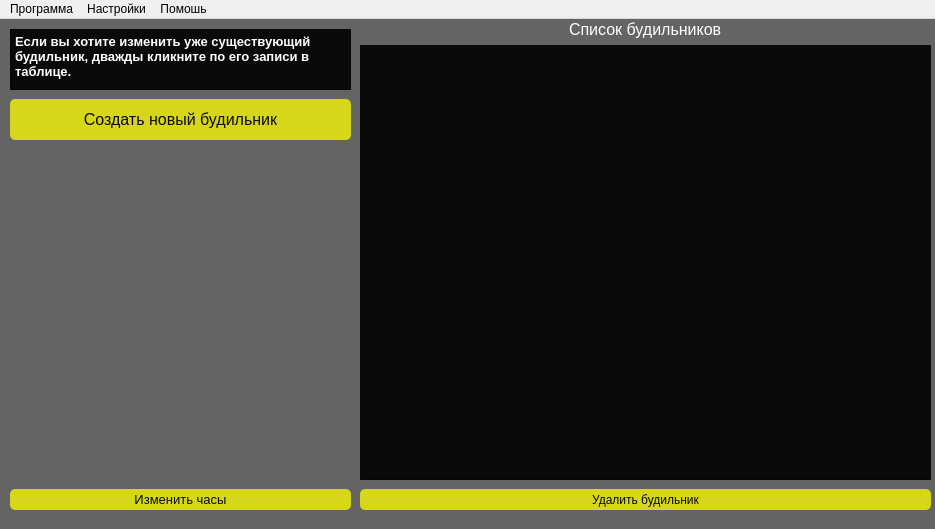
<?xml version="1.0" encoding="UTF-8"?>
<ui version="4.0">
 <class>Qt_alarm_clock</class>
 <widget class="QMainWindow" name="Qt_alarm_clock">
  <property name="geometry">
   <rect>
    <x>0</x>
    <y>0</y>
    <width>935</width>
    <height>529</height>
   </rect>
  </property>
  <property name="sizePolicy">
   <sizepolicy hsizetype="Preferred" vsizetype="Preferred">
    <horstretch>0</horstretch>
    <verstretch>0</verstretch>
   </sizepolicy>
  </property>
  <property name="baseSize">
   <size>
    <width>0</width>
    <height>0</height>
   </size>
  </property>
  <property name="windowTitle">
   <string>Qt Alarm Clock</string>
  </property>
  <property name="layoutDirection">
   <enum>Qt::LeftToRight</enum>
  </property>
  <property name="autoFillBackground">
   <bool>false</bool>
  </property>
  <property name="styleSheet">
   <string notr="true">QMainWindow {
	border-color: rgb(58, 255, 65);
	color: rgb(255, 255, 255);
	background-color: rgba(10, 10, 10, 100);
}

QMenu {
	color: rgb(255, 255, 255);
	background-color: rgb(10, 10, 10);
}

QWidget:item:selected {
	color: rgb(0, 0, 0);
    background-color: rgb(214, 214, 27);
}

QTableWidget {
	gridline-color: rgb(255, 0, 0);
	color: rgb(255, 255, 255);
	background-color: rgb(10, 10, 10);
	border-color: rgb(10, 10, 10);
}

QTableWidget::item:selected { 
	color: rgb(0, 0, 0);
	background-color: rgb(191, 186, 49);
}

QTextEdit {
	color: rgb(255, 255, 255);
	background-color: rgb(10, 10, 10);
	border-color: rgb(10, 10, 10);
}

QDateTimeEdit {
	color: rgb(255, 255, 255);
	border-style: 1px rgb(10, 10, 10);
	background-color: rgb(10, 10, 10);
	qproperty-alignment: 'AlignHCenter | AlignCenter';
	min-width: 75px;
}

QDateTimeEdit:up-button {
    background-color: transparent;
    subcontrol-origin: border;
    subcontrol-position: center right;
}

QDateTimeEdit:down-button {
    background-color: transparent;
    subcontrol-origin: border;
    subcontrol-position: center left;
}

QLineEdit {
	color: rgb(255, 0, 4);
	background-color: rgb(10, 10, 10);
    border-style: solid;
	border-color: rgb(10, 10, 60);
}

QLabel {
	background-color: rgba(10, 10, 10, 0);
	border-color: rgb(10, 10, 10);
	color: rgb(255, 255, 255);
}

QPushButton {
	color: rgb(10, 10, 10);
	background-color: rgb(214, 214, 27);
	border-style: solid;
	border-radius: 5px;
}

QPushButton:pressed {
	background-color: rgb(148, 139, 19);
}

QPushButton:hover {
	border: 1px solid rgb(160, 201, 255);
 	color: rgb(255, 255, 255);
}

QTableCornerButton::section {
  background-color: rgb(43, 43, 43);
  border: 1px transparent #32414B;
  border-radius: 0px;
}

/**/
QHeaderView {
  background-color: rgb(43, 43, 43);
  border: 0px transparent #32414B;
  padding: 0px;
  margin: 0px;
  border-radius: 0px;
}

QHeaderView:disabled {
  background-color: rgb(43, 43, 43);
  border: 1px transparent #32414B;
  padding: 2px;
}

QHeaderView::section {
  background-color: rgb(43, 43, 43);
  color: #F0F0F0;
  padding: 2px;
  border-radius: 0px;
  text-align: left;
}

QHeaderView::section:checked {
  color: #F0F0F0;
  background-color: rgb(43, 43, 43);
}

QHeaderView::section:checked:disabled {
  color: #787878;
  background-color: rgb(43, 43, 43);
}

QHeaderView::section::horizontal {
  padding-left: 4px;
  padding-right: 4px;
  border-left: 1px solid #19232D;
}

QHeaderView::section::horizontal::first, QHeaderView::section::horizontal::only-one {
  border-left: 1px solid #32414B;
}

QHeaderView::section::horizontal:disabled {
  color: #787878;
}

QHeaderView::section::vertical {
  padding-left: 4px;
  padding-right: 4px;
  border-top: 1px solid #19232D;
}

QHeaderView::section::vertical::first, QHeaderView::section::vertical::only-one {
  border-top: 1px solid #32414B;
}

QHeaderView::section::vertical:disabled {
  color: #787878;
}</string>
  </property>
  <widget class="QWidget" name="centralwidget">
   <widget class="QPushButton" name="change_clock_button">
    <property name="geometry">
     <rect>
      <x>10</x>
      <y>470</y>
      <width>341</width>
      <height>21</height>
     </rect>
    </property>
    <property name="font">
     <font>
      <pointsize>10</pointsize>
     </font>
    </property>
    <property name="text">
     <string>Изменить часы</string>
    </property>
   </widget>
   <widget class="QPushButton" name="add_alarm_button">
    <property name="geometry">
     <rect>
      <x>10</x>
      <y>80</y>
      <width>341</width>
      <height>41</height>
     </rect>
    </property>
    <property name="font">
     <font>
      <pointsize>12</pointsize>
     </font>
    </property>
    <property name="text">
     <string>Создать новый будильник</string>
    </property>
   </widget>
   <widget class="QPushButton" name="delete_alarm_button">
    <property name="geometry">
     <rect>
      <x>360</x>
      <y>470</y>
      <width>571</width>
      <height>21</height>
     </rect>
    </property>
    <property name="text">
     <string>Удалить будильник</string>
    </property>
   </widget>
   <widget class="QTextEdit" name="textEdit">
    <property name="geometry">
     <rect>
      <x>10</x>
      <y>10</y>
      <width>341</width>
      <height>61</height>
     </rect>
    </property>
    <property name="html">
     <string>&lt;!DOCTYPE HTML PUBLIC &quot;-//W3C//DTD HTML 4.0//EN&quot; &quot;http://www.w3.org/TR/REC-html40/strict.dtd&quot;&gt;
&lt;html&gt;&lt;head&gt;&lt;meta name=&quot;qrichtext&quot; content=&quot;1&quot; /&gt;&lt;style type=&quot;text/css&quot;&gt;
p, li { white-space: pre-wrap; }
&lt;/style&gt;&lt;/head&gt;&lt;body style=&quot; font-family:'JetBrains Mono'; font-size:10pt; font-weight:400; font-style:normal;&quot;&gt;
&lt;p style=&quot; margin-top:0px; margin-bottom:0px; margin-left:0px; margin-right:0px; -qt-block-indent:0; text-indent:0px;&quot;&gt;&lt;span style=&quot; font-weight:600;&quot;&gt;Если вы хотите изменить уже существующий будильник, дважды кликните по его записи в таблице.&lt;/span&gt;&lt;/p&gt;&lt;/body&gt;&lt;/html&gt;</string>
    </property>
   </widget>
   <widget class="QWidget" name="verticalLayoutWidget_3">
    <property name="geometry">
     <rect>
      <x>360</x>
      <y>0</y>
      <width>571</width>
      <height>461</height>
     </rect>
    </property>
    <layout class="QVBoxLayout" name="verticalLayout_3">
     <item>
      <layout class="QHBoxLayout" name="horizontalLayout_3">
       <item>
        <spacer name="horizontalSpacer">
         <property name="orientation">
          <enum>Qt::Horizontal</enum>
         </property>
         <property name="sizeHint" stdset="0">
          <size>
           <width>40</width>
           <height>20</height>
          </size>
         </property>
        </spacer>
       </item>
       <item>
        <widget class="QLabel" name="label_3">
         <property name="font">
          <font>
           <pointsize>12</pointsize>
           <italic>false</italic>
          </font>
         </property>
         <property name="text">
          <string>Список будильников</string>
         </property>
        </widget>
       </item>
       <item>
        <spacer name="horizontalSpacer_2">
         <property name="orientation">
          <enum>Qt::Horizontal</enum>
         </property>
         <property name="sizeHint" stdset="0">
          <size>
           <width>40</width>
           <height>20</height>
          </size>
         </property>
        </spacer>
       </item>
      </layout>
     </item>
     <item>
      <widget class="QTableWidget" name="alarms_list_table">
       <property name="enabled">
        <bool>true</bool>
       </property>
       <property name="font">
        <font>
         <pointsize>10</pointsize>
         <italic>false</italic>
        </font>
       </property>
      </widget>
     </item>
    </layout>
   </widget>
  </widget>
  <widget class="QMenuBar" name="menuBar">
   <property name="geometry">
    <rect>
     <x>0</x>
     <y>0</y>
     <width>935</width>
     <height>30</height>
    </rect>
   </property>
   <widget class="QMenu" name="menuAbout">
    <property name="title">
     <string>Программа</string>
    </property>
    <addaction name="actionQuit"/>
   </widget>
   <widget class="QMenu" name="menuMain">
    <property name="title">
     <string>Помошь</string>
    </property>
    <addaction name="action_About_programm"/>
   </widget>
   <widget class="QMenu" name="menuSettings">
    <property name="title">
     <string>Настройки</string>
    </property>
    <addaction name="action_Themes"/>
    <addaction name="action_Language"/>
   </widget>
   <addaction name="menuAbout"/>
   <addaction name="menuSettings"/>
   <addaction name="menuMain"/>
  </widget>
  <action name="action_About_programm">
   <property name="text">
    <string>&amp;О программе</string>
   </property>
  </action>
  <action name="actionQuit">
   <property name="text">
    <string>&amp;Выйти</string>
   </property>
  </action>
  <action name="action_Themes">
   <property name="text">
    <string>&amp;Темы</string>
   </property>
  </action>
  <action name="action_Language">
   <property name="text">
    <string>&amp;Язык</string>
   </property>
  </action>
 </widget>
 <resources/>
 <connections/>
</ui>
